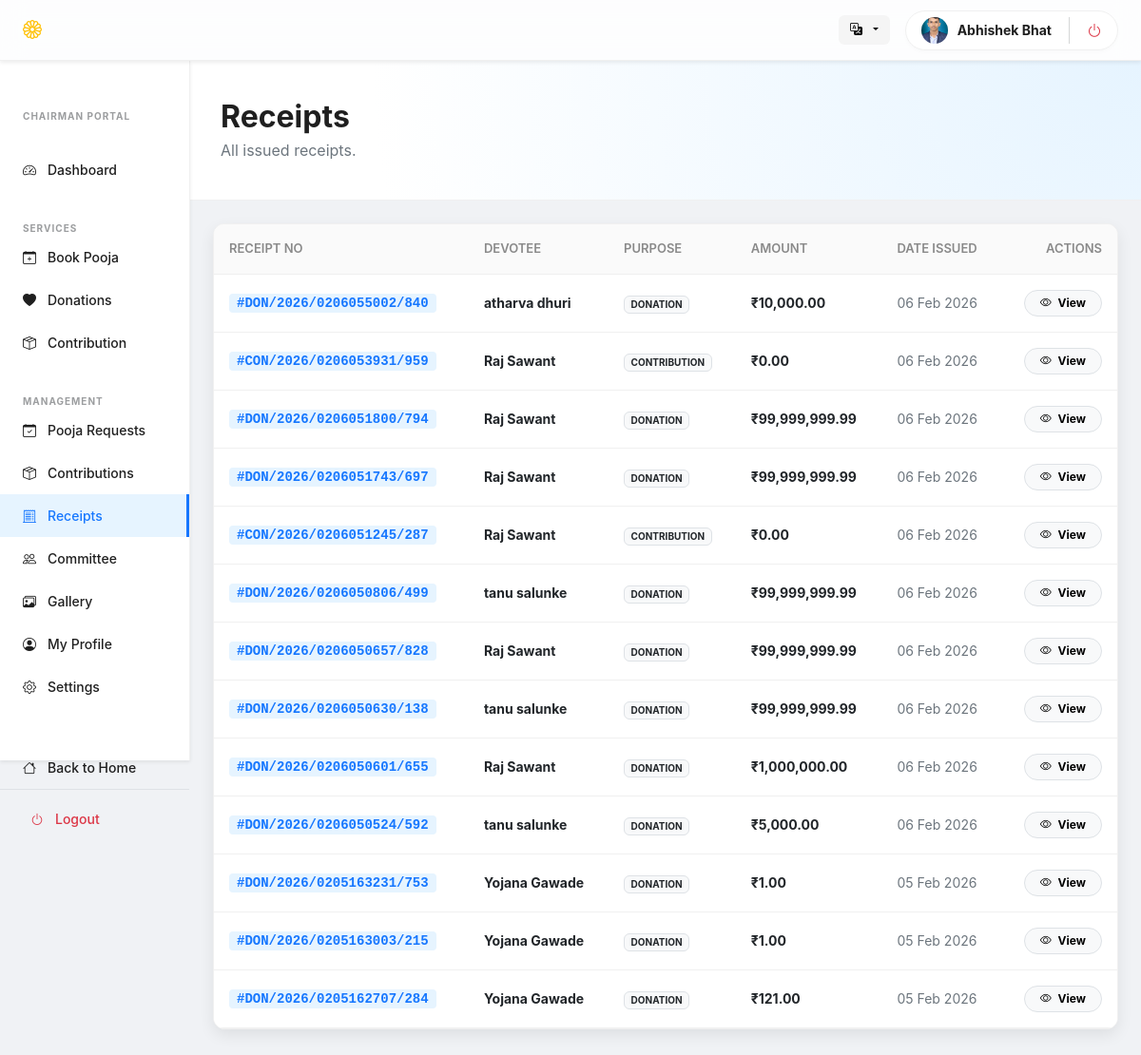
Screenshot of /users/chairman/receipts.php (signed in) with the database file from the repository.
### tables this page shows
CREATE TABLE `users` (
  `id` int(11) NOT NULL,
  `first_name` varchar(100) NOT NULL,
  `last_name` varchar(100) DEFAULT NULL,
  `phone` varchar(20) DEFAULT NULL,
  `photo` varchar(255) NOT NULL,
  `email` varchar(150) NOT NULL,
  `password` varchar(255) NOT NULL,
  `created_at` timestamp NOT NULL DEFAULT current_timestamp()
);

CREATE TABLE `receipt` (
  `id` int(11) NOT NULL,
  `user_id` int(11) DEFAULT NULL,
  `receipt_no` varchar(50) DEFAULT NULL,
  `purpose` enum('donation','pooja','contribution') NOT NULL,
  `amount` decimal(10,2) NOT NULL DEFAULT 0.00,
  `source_table` varchar(50) NOT NULL,
  `issued_on` datetime DEFAULT current_timestamp(),
  `created_at` timestamp NOT NULL DEFAULT current_timestamp()
);

### includes/lang.php (called while the page is built, shortened)
<?php
$lang = $_SESSION['lang']
    ?? $_COOKIE['lang']
    ?? 'en';
$langFile = __DIR__ . "/../lang/{$lang}.php";
$t = require $langFile;

### users/chairman/receipts.php (the view, shortened to what this page needs)
<?php
require __DIR__ . '/../../config/db.php';
require __DIR__ . '/../../includes/lang.php';
$uid = (int) $_SESSION['user_id'];
$uQuery = mysqli_query($con, "SELECT photo, first_name, last_name FROM users WHERE id='$uid' LIMIT 1");
$uRow = mysqli_fetch_assoc($uQuery);
$loggedInUserPhoto = !empty($uRow['photo'])
    ? '../../uploads/users/' . basename($uRow['photo'])
    : 'https://ui-avatars.com/api/?name=' . urlencode($uRow['first_name'] . ' ' . $uRow['last_name']) . '&background=random';
$sql = "SELECT r.receipt_no, r.purpose, r.amount, r.issued_on, u.first_name, u.last_name
        FROM receipt r
        JOIN users u ON u.id = r.user_id
        ORDER BY r.issued_on DESC";
$result = mysqli_query($con, $sql);
?>
<!DOCTYPE html>
<html lang="<?= $lang ?>">
<head>
    <link href="https://cdn.jsdelivr.net/npm/bootstrap@5.3.0/dist/css/bootstrap.min.css" rel="stylesheet">
    <link rel="stylesheet" href="https://cdn.jsdelivr.net/npm/bootstrap-icons@1.10.5/font/bootstrap-icons.css">
</head>
<body>
    <header class="ant-header shadow-sm">
        <div class="container-fluid px-4 d-flex align-items-center justify-content-between">
            <div class="d-flex align-items-center gap-3">
                <a href="../../index.php" class="fw-bold text-dark text-decoration-none fs-5 d-flex align-items-center">
                    <i class="bi bi-flower1 text-warning me-2"></i><?= $t['title'] ?>
                </a>
            </div>
            <div class="d-flex align-items-center gap-3">
                <div class="dropdown">
                    <button class="lang-btn dropdown-toggle" type="button" data-bs-toggle="dropdown">
                        <i class="bi bi-translate me-1"></i>
                    </button>
                </div>
                <div class="user-pill">
                    <img src="<?= $loggedInUserPhoto ?>" class="rounded-circle" width="28" height="28"
                        style="object-fit: cover;">
                    <span class="small fw-bold d-none d-md-inline"><?= htmlspecialchars($_SESSION['user_name']) ?></span>
                    <a href="../../auth/logout.php" class="text-danger"><i class="bi bi-power"></i></a>
                </div>
            </div>
        </div>
    </header>
    <div class="container-fluid">
        <div class="row">
            <?php include 'sidebar.php'; ?>
            <main class="col-lg-10 p-0">
                <div class="dashboard-hero">
                    <div>
                        <h2 class="fw-bold mb-1"><?php echo $t['receipts'] ?? 'Receipts'; ?></h2>
                        <p class="text-secondary mb-0"><?php echo $t['receipts_subtitle'] ?? 'All issued receipts.'; ?></p>
                    </div>
                </div>
                <div class="p-4 pb-5">
                    <div class="ant-card">
                        <div class="table-responsive">
                            <table class="table ant-table mb-0">
                                <thead>
                                    <tr>
                                        <th><?php echo $t['receipt_no'] ?? 'Receipt No'; ?></th>
                                        <th><?php echo $t['devotee_contributor'] ?? 'Devotee'; ?></th>
                                        <th><?php echo $t['purpose'] ?? 'Purpose'; ?></th>
                                        <th><?php echo $t['amount'] ?? 'Amount'; ?></th>
                                        <th><?php echo $t['date_issued'] ?? 'Date Issued'; ?></th>
                                        <th class="text-end"><?php echo $t['actions'] ?? 'Actions'; ?></th>
                                    </tr>
                                </thead>
                                <tbody>
                                    <?php if (mysqli_num_rows($result) > 0): ?>
                                        <?php while ($row = mysqli_fetch_assoc($result)): ?>
                                            <tr>
                                                <td><span class="receipt-pill">#<?= htmlspecialchars($row['receipt_no']) ?></span></td>
                                                <td class="fw-bold"><?= htmlspecialchars($row['first_name'] . ' ' . $row['last_name']) ?></td>
                                                <td><span class="badge bg-light text-dark border text-uppercase" style="font-size: 10px;">
                                                        <?= htmlspecialchars($row['purpose']) ?>
                                                    </span></td>
                                                <td class="fw-bold text-dark">&#8377;<?= number_format($row['amount'], 2) ?></td>
                                                <td class="text-secondary small">
                                                    <?= date('d M Y', strtotime($row['issued_on'])) ?>
                                                </td>
                                                <td class="text-end">
                                                    <a href="../receipt/view.php?no=<?= urlencode($row['receipt_no']) ?>"
                                                        class="btn btn-light btn-sm border rounded-pill px-3 fw-bold"
                                                        style="font-size: 12px;">
                                                        <i class="bi bi-eye me-1"></i> <?php echo $t['view'] ?? 'View'; ?>
                                                    </a>
                                                </td>
                                            </tr>
                                        <?php endwhile; ?>
                                    <?php endif; ?>
                                </tbody>
                            </table>
                        </div>
                    </div>
                </div>
            </main>
        </div>
    </div>
</body>
</html>

### users/chairman/receipts.php (style rules this page uses)
:root { --ant-primary: #1677ff; --ant-bg-layout: #f0f2f5; --ant-border-color: #f0f0f0; --ant-text: rgba(0, 0, 0, 0.88); --ant-text-sec: rgba(0, 0, 0, 0.45); --ant-radius: 12px; --ant-shadow: 0 6px 16px 0 rgba(0, 0, 0, 0.08); }
body { font-family: -apple-system, BlinkMacSystemFont, 'Segoe UI', Roboto, sans-serif; background-color: var(--ant-bg-layout); color: var(--ant-text); -webkit-user-select: none; user-select: none; }
.ant-header { background: rgba(255, 255, 255, 0.85); backdrop-filter: blur(12px); height: 64px; display: flex; align-items: center; border-bottom: 1px solid var(--ant-border-color); position: sticky; top: 0; z-index: 1000; }
.dashboard-hero { background: radial-gradient(circle at top right, #e6f4ff 0%, #ffffff 80%); padding: 40px 32px; border-bottom: 1px solid var(--ant-border-color); margin-bottom: 0; }
.ant-card { background: #fff; border: 1px solid var(--ant-border-color); border-radius: var(--ant-radius); box-shadow: var(--ant-shadow); overflow: hidden; }
.ant-table th { background: #fafafa; font-weight: 600; padding: 16px; font-size: 13px; color: var(--ant-text-sec); border-bottom: 1px solid var(--ant-border-color); text-transform: uppercase; }
.ant-table td { padding: 16px; border-bottom: 1px solid var(--ant-border-color); vertical-align: middle; font-size: 14px; }
.receipt-pill { font-family: monospace; background: #e6f4ff; color: var(--ant-primary); padding: 2px 8px; border-radius: 4px; font-weight: 600; }
.user-pill { background: #fff; padding: 6px 16px; border-radius: 50px; border: 1px solid var(--ant-border-color); display: flex; align-items: center; gap: 10px; box-shadow: 0 2px 4px rgba(0, 0, 0, 0.02); }
.lang-btn { border: none; background: #f5f5f5; font-size: 13px; font-weight: 600; padding: 6px 12px; border-radius: 6px; transition: 0.2s; }

### users/chairman/sidebar.php (style rules this page uses)
body, body * { -webkit-user-select: none; user-select: none; }

### rows the page displays
users: photo (picture)
receipt: receipt_no "DON/2026/0206055002/840", user.last_name "atharva dhuri", purpose "DONATION", amount "10,000.00", issued_on "06 Feb 2026"
receipt: receipt_no "CON/2026/0206053931/959", user.last_name "Raj Sawant", purpose "CONTRIBUTION", amount "0.00", issued_on "06 Feb 2026"
receipt: receipt_no "DON/2026/0206051800/794", user.last_name "Raj Sawant", purpose "DONATION", amount "99,999,999.99", issued_on "06 Feb 2026"
receipt: receipt_no "DON/2026/0206051743/697", user.last_name "Raj Sawant", purpose "DONATION", amount "99,999,999.99", issued_on "06 Feb 2026"
receipt: receipt_no "CON/2026/0206051245/287", user.last_name "Raj Sawant", purpose "CONTRIBUTION", amount "0.00", issued_on "06 Feb 2026"
receipt: receipt_no "DON/2026/0206050806/499", user.last_name "tanu salunke", purpose "DONATION", amount "99,999,999.99", issued_on "06 Feb 2026"
receipt: receipt_no "DON/2026/0206050657/828", user.last_name "Raj Sawant", purpose "DONATION", amount "99,999,999.99", issued_on "06 Feb 2026"
receipt: receipt_no "DON/2026/0206050630/138", user.last_name "tanu salunke", purpose "DONATION", amount "99,999,999.99", issued_on "06 Feb 2026"
receipt: receipt_no "DON/2026/0206050601/655", user.last_name "Raj Sawant", purpose "DONATION", amount "1,000,000.00", issued_on "06 Feb 2026"
receipt: receipt_no "DON/2026/0206050524/592", user.last_name "tanu salunke", purpose "DONATION", amount "5,000.00", issued_on "06 Feb 2026"
receipt: receipt_no "DON/2026/0205163231/753", user.last_name "Yojana Gawade", purpose "DONATION", amount "1.00", issued_on "05 Feb 2026"
receipt: receipt_no "DON/2026/0205163003/215", user.last_name "Yojana Gawade", purpose "DONATION", amount "1.00", issued_on "05 Feb 2026"
receipt: receipt_no "DON/2026/0205162707/284", user.last_name "Yojana Gawade", purpose "DONATION", amount "121.00", issued_on "05 Feb 2026"

### other values shown
$_SESSION['user_name'] "Abhishek Bhat"
$t['chairman_portal'] "CHAIRMAN PORTAL"
$t['dashboard'] "Dashboard"
$t['services'] "SERVICES"
$t['book_pooja'] "Book Pooja"
$t['donations'] "Donations"
$t['contribution'] "Contribution"
$t['management'] "MANAGEMENT"
$t['pooja_requests'] "Pooja Requests"
$t['contributions'] "Contributions"
$t['receipts'] "Receipts"
$t['committee'] "Committee"
$t['gallery'] "Gallery"
$t['my_profile'] "My Profile"
$t['settings'] "Settings"
